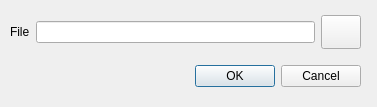
<ui version="4.0" >
 <author></author>
 <comment></comment>
 <exportmacro></exportmacro>
 <class>FileChooser</class>
 <widget class="QDialog" name="FileChooser" >
  <property name="geometry" >
   <rect>
    <x>0</x>
    <y>0</y>
    <width>377</width>
    <height>107</height>
   </rect>
  </property>
  <widget class="QWidget" name="layoutWidget" >
   <property name="geometry" >
    <rect>
     <x>10</x>
     <y>60</y>
     <width>351</width>
     <height>33</height>
    </rect>
   </property>
   <layout class="QHBoxLayout" >
    <property name="margin" >
     <number>0</number>
    </property>
    <property name="spacing" >
     <number>6</number>
    </property>
    <item>
     <spacer>
      <property name="orientation" >
       <enum>Qt::Horizontal</enum>
      </property>
      <property name="sizeHint" >
       <size>
        <width>131</width>
        <height>31</height>
       </size>
      </property>
     </spacer>
    </item>
    <item>
     <widget class="QPushButton" name="okButton" >
      <property name="text" >
       <string>OK</string>
      </property>
     </widget>
    </item>
    <item>
     <widget class="QPushButton" name="cancelButton" >
      <property name="text" >
       <string>Cancel</string>
      </property>
     </widget>
    </item>
   </layout>
  </widget>
  <widget class="QWidget" name="" >
   <property name="geometry" >
    <rect>
     <x>10</x>
     <y>15</y>
     <width>351</width>
     <height>34</height>
    </rect>
   </property>
   <layout class="QHBoxLayout" >
    <property name="margin" >
     <number>0</number>
    </property>
    <property name="spacing" >
     <number>6</number>
    </property>
    <item>
     <widget class="QLabel" name="label" >
      <property name="sizePolicy" >
       <sizepolicy>
        <hsizetype>1</hsizetype>
        <vsizetype>3</vsizetype>
        <horstretch>0</horstretch>
        <verstretch>0</verstretch>
       </sizepolicy>
      </property>
      <property name="text" >
       <string>File</string>
      </property>
      <property name="buddy" >
       <cstring>lineEdit</cstring>
      </property>
     </widget>
    </item>
    <item>
     <widget class="QLineEdit" name="lineEdit" >
      <property name="sizePolicy" >
       <sizepolicy>
        <hsizetype>3</hsizetype>
        <vsizetype>0</vsizetype>
        <horstretch>0</horstretch>
        <verstretch>0</verstretch>
       </sizepolicy>
      </property>
     </widget>
    </item>
    <item>
     <widget class="QPushButton" name="pushButton" >
      <property name="sizePolicy" >
       <sizepolicy>
        <hsizetype>1</hsizetype>
        <vsizetype>3</vsizetype>
        <horstretch>0</horstretch>
        <verstretch>0</verstretch>
       </sizepolicy>
      </property>
      <property name="text" >
       <string/>
      </property>
      <property name="icon" >
       <iconset resource="texmaker.qrc" >:/images/fileopen.png</iconset>
      </property>
      <property name="iconSize" >
       <size>
        <width>22</width>
        <height>22</height>
       </size>
      </property>
     </widget>
    </item>
   </layout>
  </widget>
 </widget>
 <pixmapfunction></pixmapfunction>
 <tabstops>
  <tabstop>lineEdit</tabstop>
  <tabstop>pushButton</tabstop>
  <tabstop>okButton</tabstop>
  <tabstop>cancelButton</tabstop>
 </tabstops>
 <resources>
  <include location="texmaker.qrc" />
 </resources>
 <connections>
  <connection>
   <sender>okButton</sender>
   <signal>clicked()</signal>
   <receiver>FileChooser</receiver>
   <slot>accept()</slot>
   <hints>
    <hint type="sourcelabel" >
     <x>278</x>
     <y>253</y>
    </hint>
    <hint type="destinationlabel" >
     <x>96</x>
     <y>254</y>
    </hint>
   </hints>
  </connection>
  <connection>
   <sender>cancelButton</sender>
   <signal>clicked()</signal>
   <receiver>FileChooser</receiver>
   <slot>reject()</slot>
   <hints>
    <hint type="sourcelabel" >
     <x>369</x>
     <y>253</y>
    </hint>
    <hint type="destinationlabel" >
     <x>179</x>
     <y>282</y>
    </hint>
   </hints>
  </connection>
 </connections>
</ui>
